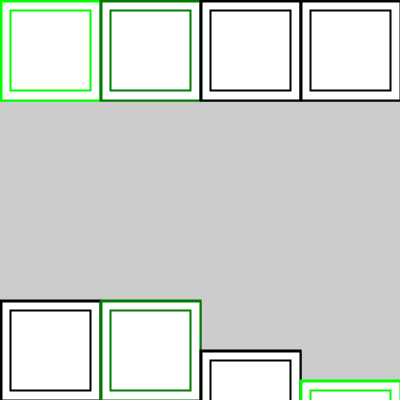
Frame 1 (no input)
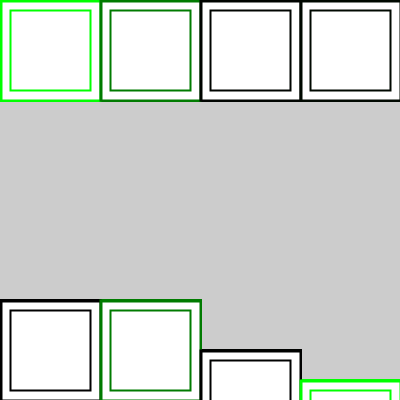
Frame 60 (the mouse pressed at the canvas centre just before this capture)
Frame 120 (the mouse held since frame 60 and released just before this capture): identical to frame 60, image omitted

The Processing sketch that drew these frames (run headless with seeded random() and noise(); from frame 60 on, the mouse is pressed at the canvas centre):

// Processing sketch: aula11_grupo2_exercicio01
// ── aula11_grupo2_exercicio01.pde
//funções com argumentos
void setup(){size(400,400);}

void draw(){
janela(0,0,255); //funções que têm argumentos
janela(100,0,123); //funções que têm argumentos
janela(200,0,4); //funções que têm argumentos
janela(300,0,8); //funções que têm argumentos

janela(0,300,0);
janela(100,300,123);
janela(200,350,1);
janela(300,380,255);
}

// ── desenho.pde
void janela(float a, float b, float g) {
  stroke(0,g,0);
  strokeWeight(2);
  rect(a, b, 100, 100);
  rect(a+1, b+1, 99, 99);
  rect(a+10, b+10, 80, 80);
}
